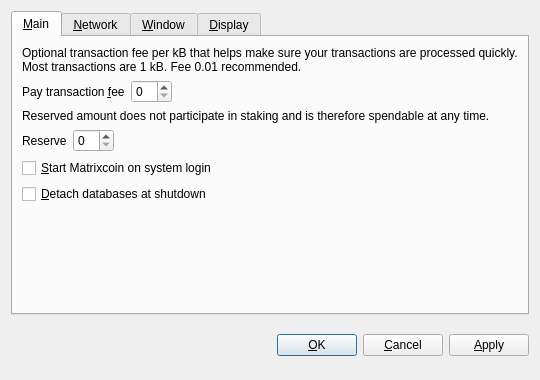
<?xml version="1.0" encoding="UTF-8"?>
<ui version="4.0">
 <class>OptionsDialog</class>
 <widget class="QDialog" name="OptionsDialog">
  <property name="geometry">
   <rect>
    <x>0</x>
    <y>0</y>
    <width>540</width>
    <height>380</height>
   </rect>
  </property>
  <property name="windowTitle">
   <string>Options</string>
  </property>
  <property name="modal">
   <bool>true</bool>
  </property>
  <layout class="QVBoxLayout" name="verticalLayout">
   <item>
    <widget class="QTabWidget" name="tabWidget">
     <property name="tabPosition">
      <enum>QTabWidget::North</enum>
     </property>
     <property name="currentIndex">
      <number>0</number>
     </property>
     <widget class="QWidget" name="tabMain">
      <attribute name="title">
       <string>&amp;Main</string>
      </attribute>
      <layout class="QVBoxLayout" name="verticalLayout_Main">
       <item>
        <widget class="QLabel" name="transactionFeeInfoLabel">
         <property name="text">
          <string>Optional transaction fee per kB that helps make sure your transactions are processed quickly. Most transactions are 1 kB. Fee 0.01 recommended.</string>
         </property>
         <property name="textFormat">
          <enum>Qt::PlainText</enum>
         </property>
         <property name="wordWrap">
          <bool>true</bool>
         </property>
        </widget>
       </item>
       <item>
        <layout class="QHBoxLayout" name="horizontalLayoutFee">
         <item>
          <widget class="QLabel" name="transactionFeeLabel">
           <property name="text">
            <string>Pay transaction &amp;fee</string>
           </property>
           <property name="textFormat">
            <enum>Qt::PlainText</enum>
           </property>
           <property name="buddy">
            <cstring>transactionFee</cstring>
           </property>
          </widget>
         </item>
         <item>
          <widget class="BitcoinAmountField" name="transactionFee"/>
         </item>
         <item>
          <spacer name="horizontalSpacerFee">
           <property name="orientation">
            <enum>Qt::Horizontal</enum>
           </property>
           <property name="sizeHint" stdset="0">
            <size>
             <width>40</width>
             <height>20</height>
            </size>
           </property>
          </spacer>
         </item>
        </layout>
       </item>
       <item>
        <widget class="QLabel" name="reserveBalanceInfoLabel">
         <property name="text">
          <string>Reserved amount does not participate in staking and is therefore spendable at any time.</string>
         </property>
         <property name="textFormat">
          <enum>Qt::PlainText</enum>
         </property>
         <property name="wordWrap">
          <bool>true</bool>
         </property>
        </widget>
       </item>
       <item>
        <layout class="QHBoxLayout" name="horizontalLayoutReserveBalance">
         <item>
          <widget class="QLabel" name="reserveBalanceLabel">
           <property name="text">
            <string>Reserve</string>
           </property>
           <property name="textFormat">
            <enum>Qt::PlainText</enum>
           </property>
           <property name="buddy">
            <cstring>reserveBalance</cstring>
           </property>
          </widget>
         </item>
         <item>
          <widget class="BitcoinAmountField" name="reserveBalance"/>
         </item>
         <item>
          <spacer name="horizontalSpacerReserveBalance">
           <property name="orientation">
            <enum>Qt::Horizontal</enum>
           </property>
           <property name="sizeHint" stdset="0">
            <size>
             <width>40</width>
             <height>20</height>
            </size>
           </property>
          </spacer>
         </item>
        </layout>
       </item>
       <item>
        <widget class="QCheckBox" name="bitcoinAtStartup">
         <property name="toolTip">
          <string>Automatically start Matrixcoin after logging in to the system.</string>
         </property>
         <property name="text">
          <string>&amp;Start Matrixcoin on system login</string>
         </property>
        </widget>
       </item>
       <item>
        <widget class="QCheckBox" name="detachDatabases">
         <property name="toolTip">
          <string>Detach block and address databases at shutdown. This means they can be moved to another data directory, but it slows down shutdown. The wallet is always detached.</string>
         </property>
         <property name="text">
          <string>&amp;Detach databases at shutdown</string>
         </property>
        </widget>
       </item>
       <item>
        <spacer name="verticalSpacer_Main">
         <property name="orientation">
          <enum>Qt::Vertical</enum>
         </property>
         <property name="sizeHint" stdset="0">
          <size>
           <width>20</width>
           <height>40</height>
          </size>
         </property>
        </spacer>
       </item>
      </layout>
     </widget>
     <widget class="QWidget" name="tabNetwork">
      <attribute name="title">
       <string>&amp;Network</string>
      </attribute>
      <layout class="QVBoxLayout" name="verticalLayout_Network">
       <item>
        <widget class="QCheckBox" name="mapPortUpnp">
         <property name="toolTip">
          <string>Automatically open the Matrixcoin client port on the router. This only works when your router supports UPnP and it is enabled.</string>
         </property>
         <property name="text">
          <string>Map port using &amp;UPnP</string>
         </property>
        </widget>
       </item>
       <item>
        <widget class="QCheckBox" name="connectSocks">
         <property name="toolTip">
          <string>Connect to the Matrixcoin network through a SOCKS proxy (e.g. when connecting through Tor).</string>
         </property>
         <property name="text">
          <string>&amp;Connect through SOCKS proxy:</string>
         </property>
        </widget>
       </item>
       <item>
        <layout class="QHBoxLayout" name="horizontalLayout_Network">
         <item>
          <widget class="QLabel" name="proxyIpLabel">
           <property name="text">
            <string>Proxy &amp;IP:</string>
           </property>
           <property name="textFormat">
            <enum>Qt::PlainText</enum>
           </property>
           <property name="buddy">
            <cstring>proxyIp</cstring>
           </property>
          </widget>
         </item>
         <item>
          <widget class="QValidatedLineEdit" name="proxyIp">
           <property name="maximumSize">
            <size>
             <width>140</width>
             <height>16777215</height>
            </size>
           </property>
           <property name="toolTip">
            <string>IP address of the proxy (e.g. 127.0.0.1)</string>
           </property>
          </widget>
         </item>
         <item>
          <widget class="QLabel" name="proxyPortLabel">
           <property name="text">
            <string>&amp;Port:</string>
           </property>
           <property name="textFormat">
            <enum>Qt::PlainText</enum>
           </property>
           <property name="buddy">
            <cstring>proxyPort</cstring>
           </property>
          </widget>
         </item>
         <item>
          <widget class="QLineEdit" name="proxyPort">
           <property name="maximumSize">
            <size>
             <width>55</width>
             <height>16777215</height>
            </size>
           </property>
           <property name="toolTip">
            <string>Port of the proxy (e.g. 9050)</string>
           </property>
          </widget>
         </item>
         <item>
          <widget class="QLabel" name="socksVersionLabel">
           <property name="text">
            <string>SOCKS &amp;Version:</string>
           </property>
           <property name="textFormat">
            <enum>Qt::PlainText</enum>
           </property>
           <property name="buddy">
            <cstring>socksVersion</cstring>
           </property>
          </widget>
         </item>
         <item>
          <widget class="QValueComboBox" name="socksVersion">
           <property name="toolTip">
            <string>SOCKS version of the proxy (e.g. 5)</string>
           </property>
          </widget>
         </item>
         <item>
          <spacer name="horizontalSpacer_Network">
           <property name="orientation">
            <enum>Qt::Horizontal</enum>
           </property>
           <property name="sizeHint" stdset="0">
            <size>
             <width>40</width>
             <height>20</height>
            </size>
           </property>
          </spacer>
         </item>
        </layout>
       </item>
       <item>
        <spacer name="verticalSpacer_Network">
         <property name="orientation">
          <enum>Qt::Vertical</enum>
         </property>
         <property name="sizeHint" stdset="0">
          <size>
           <width>20</width>
           <height>40</height>
          </size>
         </property>
        </spacer>
       </item>
      </layout>
     </widget>
     <widget class="QWidget" name="tabWindow">
      <attribute name="title">
       <string>&amp;Window</string>
      </attribute>
      <layout class="QVBoxLayout" name="verticalLayout_Window">
       <item>
        <widget class="QCheckBox" name="minimizeToTray">
         <property name="toolTip">
          <string>Show only a tray icon after minimizing the window.</string>
         </property>
         <property name="text">
          <string>&amp;Minimize to the tray instead of the taskbar</string>
         </property>
        </widget>
       </item>
       <item>
        <widget class="QCheckBox" name="minimizeOnClose">
         <property name="toolTip">
          <string>Minimize instead of exit the application when the window is closed. When this option is enabled, the application will be closed only after selecting Quit in the menu.</string>
         </property>
         <property name="text">
          <string>M&amp;inimize on close</string>
         </property>
        </widget>
       </item>
       <item>
        <spacer name="verticalSpacer_Window">
         <property name="orientation">
          <enum>Qt::Vertical</enum>
         </property>
         <property name="sizeHint" stdset="0">
          <size>
           <width>20</width>
           <height>40</height>
          </size>
         </property>
        </spacer>
       </item>
      </layout>
     </widget>
     <widget class="QWidget" name="tabDisplay">
      <attribute name="title">
       <string>&amp;Display</string>
      </attribute>
      <layout class="QVBoxLayout" name="verticalLayout_Display">
       <item>
        <layout class="QHBoxLayout" name="horizontalLayout_1_Display">
         <item>
          <widget class="QLabel" name="langLabel">
           <property name="text">
            <string>User Interface &amp;language:</string>
           </property>
           <property name="textFormat">
            <enum>Qt::PlainText</enum>
           </property>
           <property name="buddy">
            <cstring>lang</cstring>
           </property>
          </widget>
         </item>
         <item>
          <widget class="QValueComboBox" name="lang">
           <property name="toolTip">
            <string>The user interface language can be set here. This setting will take effect after restarting Matrixcoin.</string>
           </property>
          </widget>
         </item>
        </layout>
       </item>
       <item>
        <layout class="QHBoxLayout" name="horizontalLayout_2_Display">
         <item>
          <widget class="QLabel" name="unitLabel">
           <property name="text">
            <string>&amp;Unit to show amounts in:</string>
           </property>
           <property name="textFormat">
            <enum>Qt::PlainText</enum>
           </property>
           <property name="buddy">
            <cstring>unit</cstring>
           </property>
          </widget>
         </item>
         <item>
          <widget class="QValueComboBox" name="unit">
           <property name="toolTip">
            <string>Choose the default subdivision unit to show in the interface and when sending coins.</string>
           </property>
          </widget>
         </item>
        </layout>
       </item>
       <item>
        <widget class="QCheckBox" name="displayAddresses">
         <property name="toolTip">
          <string>Whether to show Matrixcoin addresses in the transaction list or not.</string>
         </property>
         <property name="text">
          <string>&amp;Display addresses in transaction list</string>
         </property>
        </widget>
       </item>
       <item>
        <widget class="QCheckBox" name="coinControlFeatures">
         <property name="toolTip">
          <string>Whether to show coin control features or not.</string>
         </property>
         <property name="text">
          <string>Display coin &amp;control features (experts only!)</string>
         </property>
        </widget>
       </item>
       <item>
        <spacer name="verticalSpacer_Display">
         <property name="orientation">
          <enum>Qt::Vertical</enum>
         </property>
         <property name="sizeHint" stdset="0">
          <size>
           <width>20</width>
           <height>40</height>
          </size>
         </property>
        </spacer>
       </item>
      </layout>
     </widget>
    </widget>
   </item>
   <item>
    <layout class="QHBoxLayout" name="horizontalLayout_Buttons">
     <item>
      <spacer name="horizontalSpacer_1">
       <property name="orientation">
        <enum>Qt::Horizontal</enum>
       </property>
       <property name="sizeHint" stdset="0">
        <size>
         <width>40</width>
         <height>48</height>
        </size>
       </property>
      </spacer>
     </item>
     <item>
      <widget class="QLabel" name="statusLabel">
       <property name="font">
        <font>
         <weight>75</weight>
         <bold>true</bold>
        </font>
       </property>
       <property name="text">
        <string/>
       </property>
       <property name="textFormat">
        <enum>Qt::PlainText</enum>
       </property>
       <property name="wordWrap">
        <bool>true</bool>
       </property>
      </widget>
     </item>
     <item>
      <spacer name="horizontalSpacer_2">
       <property name="orientation">
        <enum>Qt::Horizontal</enum>
       </property>
       <property name="sizeHint" stdset="0">
        <size>
         <width>40</width>
         <height>48</height>
        </size>
       </property>
      </spacer>
     </item>
     <item>
      <widget class="QPushButton" name="okButton">
       <property name="text">
        <string>&amp;OK</string>
       </property>
      </widget>
     </item>
     <item>
      <widget class="QPushButton" name="cancelButton">
       <property name="text">
        <string>&amp;Cancel</string>
       </property>
       <property name="autoDefault">
        <bool>false</bool>
       </property>
      </widget>
     </item>
     <item>
      <widget class="QPushButton" name="applyButton">
       <property name="text">
        <string>&amp;Apply</string>
       </property>
       <property name="autoDefault">
        <bool>false</bool>
       </property>
      </widget>
     </item>
    </layout>
   </item>
  </layout>
 </widget>
 <customwidgets>
  <customwidget>
   <class>BitcoinAmountField</class>
   <extends>QSpinBox</extends>
   <header>bitcoinamountfield.h</header>
  </customwidget>
  <customwidget>
   <class>QValueComboBox</class>
   <extends>QComboBox</extends>
   <header>qvaluecombobox.h</header>
  </customwidget>
  <customwidget>
   <class>QValidatedLineEdit</class>
   <extends>QLineEdit</extends>
   <header>qvalidatedlineedit.h</header>
  </customwidget>
 </customwidgets>
 <resources/>
 <connections/>
</ui>
